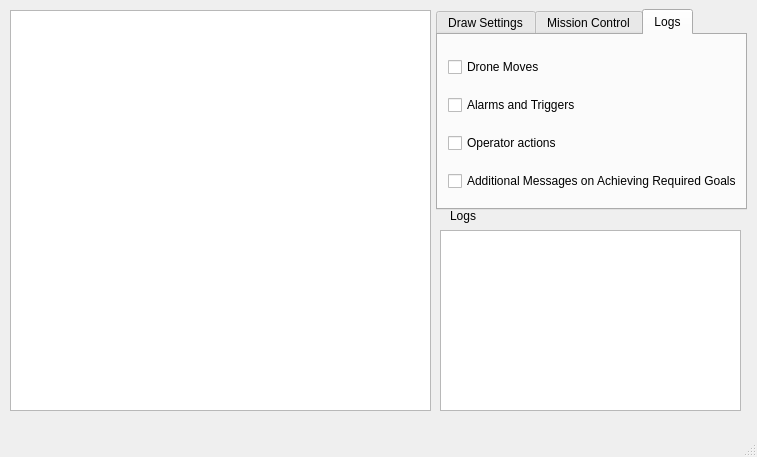
<?xml version="1.0" encoding="UTF-8"?>
<ui version="4.0">
 <class>MainWindow</class>
 <widget class="QMainWindow" name="MainWindow">
  <property name="geometry">
   <rect>
    <x>0</x>
    <y>0</y>
    <width>757</width>
    <height>457</height>
   </rect>
  </property>
  <property name="windowTitle">
   <string>MainWindow</string>
  </property>
  <widget class="QWidget" name="centralwidget">
   <widget class="QGraphicsView" name="graphicsView">
    <property name="geometry">
     <rect>
      <x>10</x>
      <y>10</y>
      <width>421</width>
      <height>401</height>
     </rect>
    </property>
   </widget>
   <widget class="QTabWidget" name="tabWidget">
    <property name="enabled">
     <bool>true</bool>
    </property>
    <property name="geometry">
     <rect>
      <x>436</x>
      <y>9</y>
      <width>311</width>
      <height>201</height>
     </rect>
    </property>
    <property name="styleSheet">
     <string notr="true"/>
    </property>
    <property name="currentIndex">
     <number>2</number>
    </property>
    <widget class="QWidget" name="tab">
     <attribute name="title">
      <string>Draw Settings</string>
     </attribute>
     <widget class="QWidget" name="verticalLayoutWidget">
      <property name="geometry">
       <rect>
        <x>10</x>
        <y>10</y>
        <width>291</width>
        <height>161</height>
       </rect>
      </property>
      <layout class="QVBoxLayout" name="verticalLayout">
       <item>
        <widget class="QCheckBox" name="checkBox">
         <property name="text">
          <string>Show Сopter</string>
         </property>
        </widget>
       </item>
       <item>
        <widget class="QCheckBox" name="checkBox_2">
         <property name="text">
          <string>Show Distance to Nearest Restricted Zone</string>
         </property>
        </widget>
       </item>
       <item>
        <widget class="QCheckBox" name="checkBox_3">
         <property name="text">
          <string>Warning When Approaching a Danger Zone</string>
         </property>
        </widget>
       </item>
       <item>
        <widget class="QCheckBox" name="checkBox_4">
         <property name="text">
          <string>Stop When Entering a Restricted Zone</string>
         </property>
        </widget>
       </item>
       <item>
        <widget class="QCheckBox" name="checkBox_5">
         <property name="text">
          <string>Show Restricted Zone</string>
         </property>
        </widget>
       </item>
      </layout>
     </widget>
    </widget>
    <widget class="QWidget" name="tab_2">
     <attribute name="title">
      <string>Mission Control</string>
     </attribute>
     <widget class="QWidget" name="verticalLayoutWidget_2">
      <property name="geometry">
       <rect>
        <x>10</x>
        <y>10</y>
        <width>291</width>
        <height>161</height>
       </rect>
      </property>
      <layout class="QVBoxLayout" name="verticalLayout_2">
       <item>
        <widget class="QToolButton" name="toolButton_2">
         <property name="text">
          <string>Set/Change Restracted Zone</string>
         </property>
         <property name="icon">
          <iconset>
           <normaloff>red_flag.png</normaloff>red_flag.png</iconset>
         </property>
         <property name="toolButtonStyle">
          <enum>Qt::ToolButtonTextBesideIcon</enum>
         </property>
        </widget>
       </item>
       <item>
        <widget class="QToolButton" name="toolButton">
         <property name="text">
          <string>Set Route for the Copter</string>
         </property>
         <property name="icon">
          <iconset>
           <normaloff>copter.png</normaloff>copter.png</iconset>
         </property>
         <property name="toolButtonStyle">
          <enum>Qt::ToolButtonTextBesideIcon</enum>
         </property>
        </widget>
       </item>
      </layout>
     </widget>
    </widget>
    <widget class="QWidget" name="tab_3">
     <attribute name="title">
      <string>Logs</string>
     </attribute>
     <widget class="QWidget" name="verticalLayoutWidget_3">
      <property name="geometry">
       <rect>
        <x>10</x>
        <y>10</y>
        <width>291</width>
        <height>161</height>
       </rect>
      </property>
      <layout class="QVBoxLayout" name="verticalLayout_3">
       <item>
        <widget class="QCheckBox" name="checkBox_6">
         <property name="text">
          <string>Drone Moves</string>
         </property>
        </widget>
       </item>
       <item>
        <widget class="QCheckBox" name="checkBox_7">
         <property name="text">
          <string>Alarms and Triggers</string>
         </property>
        </widget>
       </item>
       <item>
        <widget class="QCheckBox" name="checkBox_8">
         <property name="text">
          <string>Operator actions</string>
         </property>
        </widget>
       </item>
       <item>
        <widget class="QCheckBox" name="checkBox_9">
         <property name="text">
          <string>Additional Messages on Achieving Required Goals</string>
         </property>
        </widget>
       </item>
      </layout>
     </widget>
    </widget>
   </widget>
   <widget class="QPlainTextEdit" name="plainTextEdit">
    <property name="geometry">
     <rect>
      <x>440</x>
      <y>230</y>
      <width>301</width>
      <height>181</height>
     </rect>
    </property>
    <property name="plainText">
     <string/>
    </property>
   </widget>
   <widget class="QLabel" name="label">
    <property name="geometry">
     <rect>
      <x>450</x>
      <y>206</y>
      <width>291</width>
      <height>20</height>
     </rect>
    </property>
    <property name="text">
     <string>Logs</string>
    </property>
   </widget>
  </widget>
  <widget class="QMenuBar" name="menubar">
   <property name="geometry">
    <rect>
     <x>0</x>
     <y>0</y>
     <width>757</width>
     <height>21</height>
    </rect>
   </property>
  </widget>
  <widget class="QStatusBar" name="statusbar"/>
 </widget>
 <resources/>
 <connections/>
</ui>
